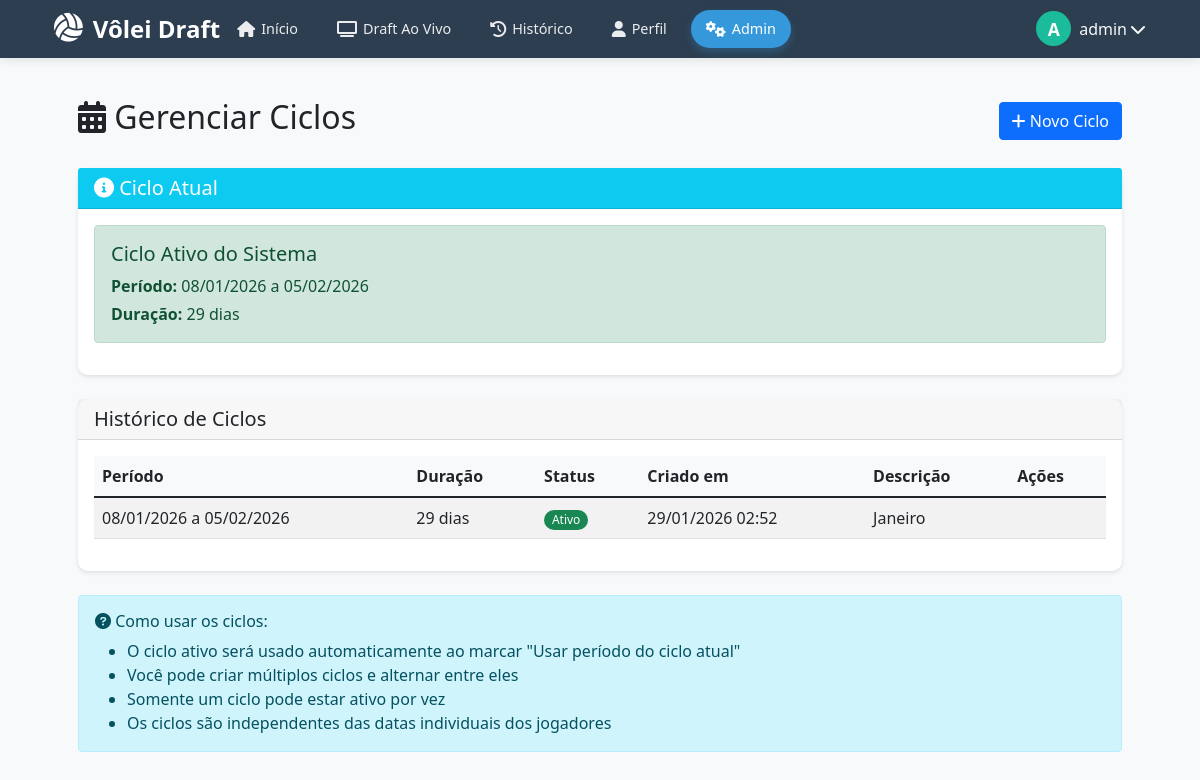
/admin/ciclos (signed in), run on the app's committed database.
### app.py (models this page shows, shortened)
class User(UserMixin, db.Model):
    id = db.Column(db.Integer, primary_key=True)
    username = db.Column(db.String(80), unique=True, nullable=False)
    password = db.Column(db.String(200), nullable=False)
    email = db.Column(db.String(120), unique=True, nullable=True)
    role = db.Column(db.String(20), nullable=False, default='jogador')
    jogador_id = db.Column(db.Integer, db.ForeignKey('jogador.id'))
    created_at = db.Column(db.DateTime, default=datetime.utcnow)
    last_login = db.Column(db.DateTime)
    foto_perfil = db.Column(db.String(200))
    jogador = db.relationship('Jogador', back_populates='user', uselist=False)

class CicloMensalidade(db.Model):
    __table_args__ = {'extend_existing': True}
    id = db.Column(db.Integer, primary_key=True)
    data_inicio = db.Column(db.Date, nullable=False)
    data_fim = db.Column(db.Date, nullable=False)
    ativo = db.Column(db.Boolean, default=True)
    descricao = db.Column(db.String(200))
    created_at = db.Column(db.DateTime, default=datetime.utcnow)
    updated_at = db.Column(db.DateTime, default=datetime.utcnow, onupdate=datetime.utcnow)

### app.py (the view)
@app.route('/admin/ciclos')
@admin_required
def admin_ciclos():
    ciclos = CicloMensalidade.query.order_by(CicloMensalidade.created_at.desc()).all()
    ciclo_atual_inicio, ciclo_atual_fim = obter_ciclo_das_configuracoes()
    return render_template('admin/ciclos.html',
                         ciclos=ciclos,
                         ciclo_atual_inicio=ciclo_atual_inicio,
                         ciclo_atual_fim=ciclo_atual_fim)

### app.py (called while the page is built, shortened)
def admin_required(f):
    @wraps(f)
    def decorated_function(*args, **kwargs):
        if not current_user.is_authenticated or current_user.role != 'admin':
            flash('Acesso restrito a administradores!', 'danger')
            return redirect(url_for('login'))
        return f(*args, **kwargs)
    return decorated_function

@login_manager.user_loader
def load_user(user_id):
    return User.query.get(int(user_id))

@app.before_request
def check_profile_completion():
    if current_user.is_authenticated:
        exempt_routes = ['completar_perfil', 'logout', 'static', 'login']
        if request.endpoint in exempt_routes:
            return
        if current_user.role == 'admin':
            return
        if not current_user.jogador_id:
            if request.endpoint != 'completar_perfil':
                flash('Complete seu perfil de jogador para continuar.', 'info')
                return redirect(url_for('completar_perfil'))

@app.before_request
def verificar_permissao_capitao():
    if current_user.is_authenticated and current_user.jogador:
        if current_user.role == 'capitao' and not current_user.jogador.capitao:
            current_user.role = 'jogador'
            db.session.commit()
            print(f"⚠️ Corrigido: {current_user.username} não é mais capitão")
        elif current_user.jogador.capitao and current_user.role != 'capitao':
            current_user.role = 'capitao'
            db.session.commit()
            print(f"⚠️ Corrigido: {current_user.username} agora é capitão")

def format_date_func(value, format='%d/%m/%Y'):
    if value:
        if isinstance(value, datetime):
            return value.strftime(format)
        elif isinstance(value, date):
            return value.strftime(format)
    return ''

@app.template_filter('format_date')
def format_date_filter(value, format='%d/%m/%Y'):
    return format_date_func(value, format)

def obter_ciclo_das_configuracoes():
    ciclo_ativa = CicloMensalidade.query.filter_by(ativo=True).order_by(CicloMensalidade.updated_at.desc()).first()
    if ciclo_ativa:
        print(f"Ciclo encontrado na tabela: {ciclo_ativa.data_inicio} a {ciclo_ativa.data_fim}")
        return ciclo_ativa.data_inicio, ciclo_ativa.data_fim

### templates/admin/ciclos.html (shortened to what this page needs)
{% extends "admin/base.html" %}
{% block admin_content %}
<div class="container">
    <div class="d-flex justify-content-between align-items-center mb-4">
        <h2><i class="fas fa-calendar-alt"></i> Gerenciar Ciclos</h2>
        <a href="{{ url_for('novo_ciclo') }}" class="btn btn-primary">
            <i class="fas fa-plus"></i> Novo Ciclo
        </a>
    </div>
    <div class="card mb-4">
        <div class="card-header bg-info text-white">
            <h5 class="mb-0"><i class="fas fa-info-circle"></i> Ciclo Atual</h5>
        </div>
        <div class="card-body">
            {% if ciclo_atual_inicio and ciclo_atual_fim %}
                <div class="alert alert-success">
                    <h5>Ciclo Ativo do Sistema</h5>
                    <p class="mb-1"><strong>Período:</strong> {{ ciclo_atual_inicio|format_date }} a {{ ciclo_atual_fim|format_date }}</p>
                    <p class="mb-0"><strong>Duração:</strong> {{ (ciclo_atual_fim - ciclo_atual_inicio).days + 1 }} dias</p>
                </div>
            {% else %}
                <div class="alert alert-warning">
                    <h5>Nenhum ciclo ativo</h5>
                    <p class="mb-0">Configure um ciclo para usar no sistema de mensalidades.</p>
                </div>
            {% endif %}
        </div>
    </div>
    <div class="card">
        <div class="card-header">
            <h5 class="mb-0">Histórico de Ciclos</h5>
        </div>
        <div class="card-body">
            {% if ciclos %}
            <div class="table-responsive">
                <table class="table table-striped">
                    <thead>
                        <tr>
                            <th>Período</th>
                            <th>Duração</th>
                            <th>Status</th>
                            <th>Criado em</th>
                            <th>Descrição</th>
                            <th>Ações</th>
                        </tr>
                    </thead>
                    <tbody>
                        {% for ciclo in ciclos %}
                        <tr>
                            <td>{{ ciclo.data_inicio|format_date }} a {{ ciclo.data_fim|format_date }}</td>
                            <td>{{ (ciclo.data_fim - ciclo.data_inicio).days + 1 }} dias</td>
                            <td>
                                {% if ciclo.ativo %}
                                    <span class="badge bg-success">Ativo</span>
                                {% else %}
                                    <span class="badge bg-secondary">Inativo</span>
                                {% endif %}
                            </td>
                            <td>{{ ciclo.created_at|format_date('%d/%m/%Y %H:%M') }}</td>
                            <td>{{ ciclo.descricao or '-' }}</td>
                            <td>
                            </td>
                        </tr>
                        {% endfor %}
                    </tbody>
                </table>
            </div>
            {% else %}
                <p class="text-center text-muted">Nenhum ciclo cadastrado.</p>
            {% endif %}
        </div>
    </div>
    <div class="alert alert-info mt-4">
        <h6><i class="fas fa-question-circle"></i> Como usar os ciclos:</h6>
        <ul class="mb-0">
            <li>O ciclo ativo será usado automaticamente ao marcar "Usar período do ciclo atual"</li>
            <li>Você pode criar múltiplos ciclos e alternar entre eles</li>
            <li>Somente um ciclo pode estar ativo por vez</li>
            <li>Os ciclos são independentes das datas individuais dos jogadores</li>
        </ul>
    </div>
</div>
{% endblock %}

### templates/base.html (shortened to what this page needs)
<!DOCTYPE html>
<html lang="pt-BR">
<head>
    <link href="https://cdn.jsdelivr.net/npm/bootstrap@5.3.0/dist/css/bootstrap.min.css" rel="stylesheet">
    <link rel="stylesheet" href="https://cdn.jsdelivr.net/npm/bootstrap-icons@1.10.0/font/bootstrap-icons.css">
    <link href="https://cdn.jsdelivr.net/npm/bootstrap@5.1.3/dist/css/bootstrap.min.css" rel="stylesheet">
    <link rel="stylesheet" href="https://cdnjs.cloudflare.com/ajax/libs/font-awesome/6.0.0/css/all.min.css">
    <link rel="stylesheet" href="{{ url_for('static', filename='css/draft.css') }}">
</head>
<body>
    <nav class="nav-optimized">
        <div class="container">
            <div class="main-nav">
                <a class="nav-brand" href="{{ url_for('index') }}">
                    <i class="fas fa-volleyball-ball"></i>
                    <span>Vôlei Draft</span>
                </a>
                <ul class="nav-links">
                    <li class="nav-link-item">
                        <a class="nav-link {% if request.endpoint == 'index' %}active{% endif %}"
                        href="{{ url_for('index') }}">
                            <i class="fas fa-home"></i>
                            <span>Início</span>
                        </a>
                    </li>
                    <li class="nav-link-item">
                        <a class="nav-link {% if request.endpoint == 'draft_publico' %}active{% endif %}"
                        href="{{ url_for('draft_publico') }}">
                            <i class="fas fa-tv"></i>
                            <span>Draft Ao Vivo</span>
                        </a>
                    </li>
                    <li class="nav-link-item">
                        <a class="nav-link {% if request.endpoint == 'ver_times' %}active{% endif %}"
                        href="{{ url_for('ver_times') }}">
                            <i class="fas fa-history"></i>
                            <span>Histórico</span>
                        </a>
                    </li>
                    {% if current_user.is_authenticated %}
                    <li class="nav-link-item">
                        <a class="nav-link {% if request.endpoint == 'perfil' %}active{% endif %}"
                        href="{{ url_for('perfil') }}">
                            <i class="fas fa-user"></i>
                            <span>Perfil</span>
                        </a>
                    </li>
                    {% endif %}
                    {% if current_user.is_authenticated and current_user.role == 'admin' %}
                    <li class="nav-link-item">
                        <a class="nav-link {% if 'admin_' in request.endpoint %}active{% endif %}"
                        href="{{ url_for('admin_dashboard') }}">
                            <i class="fas fa-cogs"></i>
                            <span>Admin</span>
                        </a>
                    </li>
                    {% endif %}
                </ul>
                <div class="user-menu">
                    {% if current_user.is_authenticated %}
                    <div class="dropdown">
                        <button class="btn btn-link text-light p-0 d-flex align-items-center"
                                type="button"
                                id="userDropdown"
                                data-bs-toggle="dropdown"
                                aria-expanded="false"
                                style="text-decoration: none;">
                            {% if current_user.jogador and current_user.jogador.foto_perfil %}
                            <div class="me-2" title="{{ current_user.username }}">
                                <img src="{{ current_user.jogador.foto_perfil }}"
                                    alt="{{ current_user.username }}"
                                    style="width: 35px; height: 35px; border-radius: 50%; object-fit: cover; border: 2px solid rgba(255,255,255,0.3);">
                            </div>
                            {% else %}
                            <div class="user-avatar me-2" title="{{ current_user.username }}">
                                {{ current_user.username[0]|upper }}
                            </div>
                            {% endif %}
                            <span class="d-none d-md-inline me-1">{{ current_user.username }}</span>
                            <i class="fas fa-chevron-down"></i>
                        </button>
                    </div>
                    {% endif %}
                </div>
            </div>
        </div>
    </nav>
    <main class="container py-4">
        {% block content %}{% endblock %}
    </main>
</body>
</html>

### data on the page
User: username "A", username "admin"
CicloMensalidade: data_inicio "08/01/2026", data_fim "05/02/2026", (ciclo_atual_fim-ciclo_atual_inicio).days+1 "29", (ciclo.data_fim-ciclo.data_inicio).days+1 "29", ativo "Ativo", created_at "29/01/2026 02:52", descricao "Janeiro"
